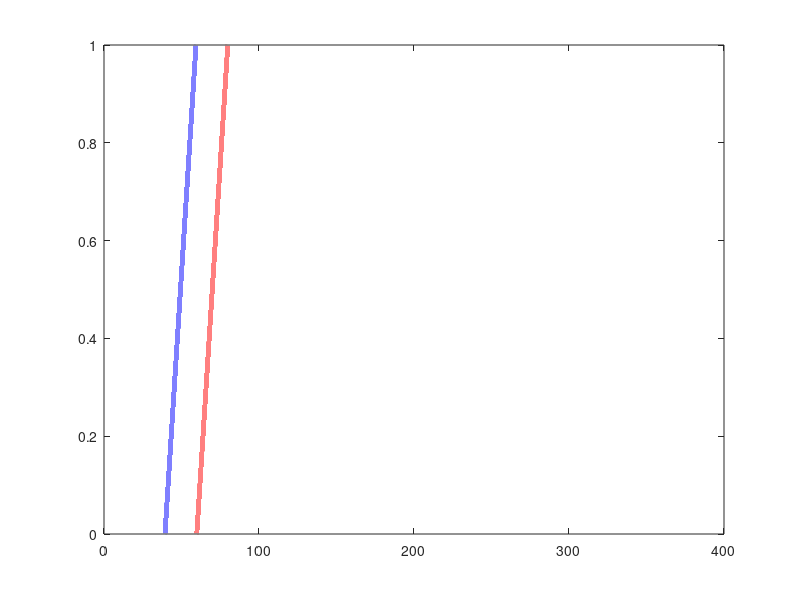

The MATLAB source for this figure: (Note: this script raises an error after producing the figure.)
%Define discretization needed for simulation
delta = 10^(-4); %time and activation_function discretization
activ_interval = 0:delta:1; 
%% ---------------------------ACTIVATION FUNCTION--------------------------
%excitatory activation function definition
alpha_e = 0.21;
beta_e = -25;
activ_output_e = @(x)(alpha_e*subplus(x-beta_e))

%inhibitory activation function definition
alpha_i = 0.60;
beta_i = 75;
activ_output_i = @(x)(alpha_i*subplus(x-beta_i))
%% --------------------------COMMON PARAMETERS-----------------------------
%Time interval
tspan = [0,20000];
        
%System parameters
wee = 10;
wei = 1.5;
wie = 9;
wii = 0.5;

%Provisional values
tau_e = 150;
tau_i = 320;
tau_ae = 1500;
tau_ai = 500;
tau_sde = 250; 
tau_sdi = 250;
tau_sfe = 30; 
tau_sfi = 30;


%Mass matrix for ode integrator
Mass = [tau_e 0 0 0 0 0 0 0;0 tau_i 0 0 0 0 0 0;0 0 tau_ae 0 0 0 0 0;0 0 0 tau_ai 0 0 0 0; 0 0 0 0 tau_sde 0 0 0; 0 0 0 0 0 tau_sdi 0 0; 0 0 0 0 0 0 tau_sfe 0; 0 0 0 0 0 0 0 tau_sfi];
opts = odeset('Mass',Mass);


%External intputs
Iext_e = 0;
Iext_i = 0;
Je=10;
Ji=3.5;

%GENERAL fD+fF parameters
%========== THE USER CAN CHANGE THESE PARAMTERS FOR SIMULATIONS ===========
%Probability of release facilitation
P0 = 0.7;
%Depression and Facilitation factors
fd=0.9;
ff=0.5;

%--------------------------Depression parameters---------------------------
%Auxiliar functions for depression steady-states
h_e = @(P0)(0.3+exp(-(4*(P0+0.09))));
h_i = @(P0)(exp(-0.36*P0));
FDefectiva_e = @(fd,P0)(h_e(P0)+(1-h_e(P0))*exp(10.8*(fd-1))); 
FDefectiva_i = @(fd,P0)(h_i(P0)+(1-h_i(P0))*exp(10*(fd-1)));
%Depression steady-state for current combination of fD,P0
fde = FDefectiva_e(fd,P0)-0.2*(1-ff).*(fd<1);
fdi = FDefectiva_i(fd,P0)-0.2*(1-ff).*(fd<1);

%Depression activation_function definition (low-pass filter)

%Depression threshold
theta_de = (fde)*150;
theta_di = (fdi)*65; 

Gde = @(x)(0.*(x<(theta_de-10))+(1/20)*(x-(theta_de-10)).*(x>=(theta_de-10) & x<(theta_de+10))+1.*(x>=(theta_de+10)));
Gdi = @(x)(0.*(x<(theta_di-10))+(1/20)*(x-(theta_di-10)).*(x>=(theta_di-10) & x<(theta_di+10))+1.*(x>=(theta_di+10)));
%Unset fsolve messages
%options = optimset('Display','off');
interval_G = 0:delta:400; 
h=figure()
plot(interval_G,Gde(interval_G),'LineWidth',4,'Color','r','DisplayName','G_{e}');
hold on;
plot(interval_G,Gdi(interval_G),'LineWidth',4,'Color','b','DisplayName','G_{i}');
ax = gca; 
ax.FontSize = 24;
legend('Location','southeast','NumColumns',2);
xlabel('r_k')
ylabel('G_k')
ylim([0,1])
hold off;

%--------------------------Facilitation parameters-------------------------

%Adjust bifurcation point fF^* depending on P0 and fD
%when this threshold is achieved s_Fe,s_Fi will have as steady state P0stf
thetaFD = @(P0,fD)(min(1,(((-0.4)/(0.9-0.1))*(P0-0.9)+exp(-5*(fD+((0.5)/(0.7-0.1))*P0-0.58)))));

%Auxiliary functions for facilitation steady-states
OY_e0 = @(P0)((1-0.72)*P0+0.72);
OY_e1 = @(P0)((1-0.82)*P0+0.82);
FFefectiva_e= @(P0,ff)((OY_e1(P0)-OY_e0(P0))*ff+OY_e0(P0));
OY_i = @(P0)(-0.15*P0+0.15);
FFefectiva_i = @(P0,ff)(P0+OY_i(P0)*ff);
%Facilitation steady-state for current combination of fF,P0
ffi = (FFefectiva_i(P0,ff)).*(ff>thetaFD(P0,fd))+P0.*(ff<=thetaFD(P0,fd));
ffe = (FFefectiva_e(P0,ff)).*(ff>thetaFD(P0,fd))+P0.*(ff<=thetaFD(P0,fd));


%Facilitation activation function definition(band-pass filter)

%Threshold definition
%Theta_fk_lower: Lower threshold for facilitation
theta_fe_lower = 2;
theta_fi_lower = 5;
%Theta_fk_upper: Higher threshold for facilitation
theta_fe_upper = (max((1/(3))*ff*theta_de,theta_fe_lower)).*(P0>=0.25 & fd<1)+(200).*(P0<0.25 | fd==1);
theta_fi_upper = (max((1/(3))*ff*theta_di,theta_fi_lower)).*(P0>=0.25 & fd<1)+(300).*(P0<0.25 | fd==1);
%Facilitation activation function definition
Gfi = @(x)(((1/theta_fi_lower)*x).*(x<theta_fi_lower)+(1/theta_fi_lower)*theta_fi_lower.*(x>=theta_fi_lower & x<theta_fi_upper)+(-(1/150)*(x-theta_fi_upper)+(1/theta_fi_lower)*theta_fi_lower).*(x>=theta_fi_upper));
Gfe = @(x)(((1/theta_fe_lower)*x).*(x<theta_fe_lower)+(1/theta_fe_lower)*theta_fe_lower.*(x>=theta_fe_lower & x<theta_fe_upper)+(-(1/150)*(x-theta_fe_upper)+(1/theta_fe_lower)*theta_fe_lower).*(x>=theta_fe_upper));

interval_G = 0:delta:400; 
h=figure()
plot(interval_G,Gfe(interval_G),'LineWidth',4,'Color','r','DisplayName','G_{e}');
hold on;
plot(interval_G,Gfi(interval_G),'LineWidth',4,'Color','b','DisplayName','G_{i}');
ax = gca; 
ax.FontSize = 24;
legend('Location','southeast','NumColumns',2);
xlabel('r_k')
ylabel('G_{F_k}')
ylim([0,1])
hold off;
%% --------------------------  PARAMETERS PLOTS  --------------------------

%-----------Bifurcation point f_F^* ------------
P0_vector = [0,0.1:0.2:1,1];
h=figure()
for i=1:length(P0_vector)
    P0_current = P0_vector(i);
    thetaFDplot = @(fD)(min(1,(((-0.4)/(0.9-0.1))*(P0_current-0.9)+exp(-5*(fD+((0.5)/(0.7-0.1))*P0_current-0.58)))));
    plot(activ_interval,thetaFDplot(activ_interval),'LineWidth',4,'DisplayName',strcat('P0_{STF} = ',num2str(P0_current)));
    hold on;
end

ax = gca; 
ax.FontSize = 24;
h.Position = [100 150 800 400];
legend('Location','southwest','NumColumns',3,'FontSize',20);
xlabel('Depression factor f_D')
ylabel('Bif. Point f_F^*')
ylim([-0.8,1.1])
xticks([0,0.2,0.4,0.6,0.8,1])
hold off;

%-------------Equilibrium points ffe--------------
h=figure()
for i=1:length(P0_vector)
    fD_plot = 1; %Facilitation case
    P0_current = P0_vector(i);
    FFefectiva_e_plot= @(ff)((OY_e1(P0_current)-OY_e0(P0_current))*ff+OY_e0(P0_current));
    thetaFDplot = min(1,(((-0.4)/(0.9-0.1))*(P0_current-0.9)+exp(-5*(fD_plot+((0.5)/(0.7-0.1))*P0_current-0.58))));
    ffe = @(ff)((FFefectiva_e_plot(ff)).*(ff>thetaFDplot)+P0_current.*(ff<=thetaFDplot));
    plot(activ_interval,ffe(activ_interval),'LineWidth',4,'DisplayName',strcat('P0_{STF} = ',num2str(P0_current)));
    hold on
end

ax = gca; 
ax.FontSize = 24;
h.Position = [100 150 800 400];
legend('Location','southwest','NumColumns',3,'FontSize',20);
xlabel('Facilitation factor f_F')
ylabel('f_{Fe}')
ylim([-0.75,1.1])
yticks([0,0.2,0.4,0.6,0.8,1])
xticks([0,0.2,0.4,0.6,0.8,1])
hold off;


%-------------Equilibrium points ffi--------------
h=figure()
for i=1:length(P0_vector)
    fD_plot = 1; %Facilitation case
    P0_current = P0_vector(i);
    FFefectiva_i_plot = @(ff)(P0_current+OY_i(P0_current)*ff);
    thetaFDplot = min(1,(((-0.4)/(0.9-0.1))*(P0_current-0.9)+exp(-5*(fD_plot+((0.5)/(0.7-0.1))*P0_current-0.58))));
    ffi = @(ff)((FFefectiva_i_plot(ff)).*(ff>thetaFDplot)+P0_current.*(ff<=thetaFDplot));
    plot(activ_interval,ffi(activ_interval),'LineWidth',4,'DisplayName',strcat('P0_{STF} = ',num2str(P0_current)));
    hold on;
end

ax = gca; 
ax.FontSize = 24;
h.Position = [100 150 800 400];
legend('Location','southwest','NumColumns',3,'FontSize',20);
xlabel('Facilitation factor f_F')
ylabel('f_{Fi}')
ylim([-0.75,1.1])
yticks([0,0.25,0.5,0.75,1])
xticks([0,0.2,0.4,0.6,0.8,1])
hold off;


%-------------Equilibrium points fde--------------
h=figure()
for i=1:length(P0_vector)
    P0_current = P0_vector(i);
    FDefectiva_e_plot= @(fd)(h_e(P0_current)+(1-h_e(P0_current))*exp(10.8*(fd-1)));
    fde_current = @(fd)FDefectiva_e_plot(fd);
    plot(activ_interval,fde_current(activ_interval),'LineWidth',4,'DisplayName',strcat('P0_{STD} = ',num2str(P0_current)));
    hold on
end

ax = gca; 
ax.FontSize = 24;
h.Position = [100 150 800 400];
legend('Location','southwest','NumColumns',3,'FontSize',20);
xlabel('Depression factor f_D')
ylabel('f_{De}')
ylim([-0.25,1.1])
yticks([0,0.2,0.4,0.6,0.8,1])
xticks([0,0.2,0.4,0.6,0.8,1])
hold off;


%-------------Equilibrium points ffi--------------
h=figure()
for i=1:length(P0_vector)
    P0_current = P0_vector(i);
    FDefectiva_i_plot = @(fd)(h_i(P0_current)+(1-h_i(P0_current))*exp(10*(fd-1)));
    fdi_current = @(fd)FDefectiva_i_plot(fd);
    plot(activ_interval,fdi_current(activ_interval),'LineWidth',4,'DisplayName',strcat('P0_{STD} = ',num2str(P0_current)));
    hold on;
end

ax = gca; 
ax.FontSize = 24;
h.Position = [100 150 800 400];
legend('Location','southwest','NumColumns',3,'FontSize',20);
xlabel('Depression factor f_D')
ylabel('f_{Di}')
ylim([0.45,1.01])
yticks([0.5,0.6,0.7,0.8,0.9,1])
xticks([0,0.2,0.4,0.6,0.8,1])
hold off;
%% --------------------------  ODE INTEGRATION  ---------------------------
%Set initial condition
r0 = [0.5,0.5,0,0,1,1,P0,P0];

%Integrate system
[t,r] = ode45(@(t,r)ModelFunctionBothScaledDFA(t,r,wee,wii,wie,wei,Iext_e,Iext_i,activ_output_e,activ_output_i,Gde,Gdi,Je,Ji,fde,fdi,Gfe,Gfi,ffe,ffi,P0),tspan,r0,opts);
%% -------------------------------  PLOTS  --------------------------------
dr_e = @(r_e,r_i)((1/tau_e)*(-r_e+activ_output_e(fde*ffe*wee*r_e-fdi*ffi*wei*r_i+Iext_e)));
dr_i = @(r_e,r_i)((1/tau_i)*(-r_i+activ_output_i(-fdi*ffi*wii*r_i+fde*ffe*wie*r_e+Iext_i)));
%Define vector field meshgrid
spacing = 5;
[R_E,R_I] = meshgrid(-200:spacing:405);

%Figure 1: Plot nullclines with se=fde/si=fdi, vector field and system
%trajectory
h=figure()
quiver(R_E,R_I,dr_e(R_E,R_I),dr_i(R_E,R_I),'Color',[.7 .7 .7],'LineWidth',2,'DisplayName','VectorField');
hold on;
fimplicit(dr_e,'LineWidth',4,'Color','r','DisplayName','re-nullcline');
hold on;
fimplicit(dr_i,'LineWidth',4,'Color','b','DisplayName','ri-nullcline');
hold on;
plot(r(:,1),r(:,2),"Linewidth",4,'Color','k');
axis([min(r(:,1))-10 max(r(:,1))+10 min(r(:,2))-10 max(r(:,2))+10])
legend('vector field','re-nullcline','ri-nullcline','NumColumns',3,'Orientation','horizontal','Location','northoutside','Fontsize',20);
xlabel('r_e','FontSize',36);
ylabel('r_i','FontSize',36);
yticks([-100 0 100 200 300])
% current axes
ax = gca; 
ax.FontSize = 24;
%Uncomment the following line to save Figure in current folder
%saveas(h,strcat('.\fD', mat2str(fd),'ff',mat2str(ff),'P0_stf',mat2str(P0),'PhaseSpaceNullclines.png'),'png')

%Figure 2: Plot phase space excitatory and inhibitory population (re,ri) plane
h=figure()
plot(r(:,1),r(:,2),'-',"LineWidth",4,'Color','k');
hold on;
quiver(R_E,R_I,dr_e(R_E,R_I),dr_i(R_E,R_I),'Color',[.7 .7 .7],'LineWidth',2,'DisplayName','VectorField');
hold on;
xlabel('r_e','FontSize',48);
ylabel('r_i','FontSize',48);
% current axes
axis([min(r(:,1))-10 max(r(:,1))+10 min(r(:,2))-10 max(r(:,2))+10])
ax = gca; 
ax.FontSize = 36;
hold off;
%Uncomment the following line to save Figure in current folder
%saveas(h,strcat('.\fD', mat2str(fd),'ff',mat2str(ff),'P0_stf',mat2str(P0), 'PhaseSpace.png'),'png')

%Figure 3: Plot adaptation excitatory and inhibitory population 
h=figure()
plot(t/1000,r(:,3),'-',"LineWidth",4,'Color','r');
hold on;
plot(t/1000,r(:,4),'-',"LineWidth",4,'Color','b');
xlabel('Time t(s)','FontSize',48);
ylabel('Solution a(t)','FontSize',48);
%current axes
ylim([-10 max(max(r(:,3),max(r(:,4))))+10])
ax = gca; 
legend('a_e','a_i',"Location","northeast","Orientation",'horizontal','Fontsize',24)
ax.FontSize = 36;
h.Position = [100 150 800 400];
hold off;
%Uncomment the following line to save Figure in current folder
%saveas(h,strcat('.\fD', mat2str(fd),'ff',mat2str(ff),'P0_stf',mat2str(P0), 'Adaptation.png'),'png')

%Figure 4: Plot depression in excitatory and inhibitory population 
h=figure()
plot(t/1000,r(:,5),'-',"LineWidth",4,'Color',"#EDB120");
hold on;
plot(t/1000,r(:,6),'-',"LineWidth",4,'Color',"#7E2F8E");
hold on;
xlabel('Time t(s)','FontSize',48);
ylabel('Solution s_D(t)','FontSize',48);
% current axes
ylim([-0.01+min(min(r(:,5)),min(r(:,6))) max(max(r(:,5)),max(r(:,6)))+0.01])
ax = gca; 
ax.FontSize = 36;
h.Position = [100 100 800 400];
legend('s_{De}','s_{Di}',"Location","southeast","Orientation",'horizontal','Fontsize',24)
hold off;
%Uncomment the following line to save Figure in current folder
%saveas(h,strcat('.\fD', mat2str(fd),'ff',mat2str(ff),'P0_stf',mat2str(P0), 'Depression.png'),'png')

%Figure 5: Plot facilitation in excitatory and inhibitory population 
h=figure()
plot(t/1000,r(:,7),'-',"LineWidth",4,'Color',"#EDB120");
hold on;
plot(t/1000,r(:,8),'-',"LineWidth",4,'Color',"#7E2F8E");
hold on;
xlabel('Time t(s)','FontSize',48);
ylabel('Solution s_F(t)','FontSize',48);
% current axes
ylim([-0.01+min(min(r(:,7)),min(r(:,8))) max(max(r(:,7)),max(r(:,8)))+0.01])
ax = gca; 
ax.FontSize = 36;
h.Position = [100 100 800 400];
legend('s_{Fe}','s_{Fi}',"Location","northeast","Orientation",'horizontal','Fontsize',24)
%Uncomment the following line to save Figure in current folder
%saveas(h,strcat('.\fD', mat2str(fd),'ff',mat2str(ff),'P0_stf',mat2str(P0), 'Facilitation.png'),'png')

%Figure 6: Plot firing rate excitatory and inhibitory population 
h=figure()
plot(t/1000,r(:,1),'-',"LineWidth",4,'Color','r');
hold on;
plot(t/1000,r(:,2),'-',"LineWidth",4,'Color','b');
hold on;
xlabel('Time t(s)','FontSize',48);
ylabel('Solution r(t)','FontSize',48);
% current axes
ylim([-10 max(max(r(:,1)),max(r(:,2)))+10]);
ax = gca; 
ax.FontSize = 36;
h.Position = [100 100 800 400];
legend('r_e','r_i',"Location","northeast","Orientation",'horizontal','Fontsize',24)
%Uncomment the following line to save Figure in current folder
%saveas(h,strcat('.\fD', mat2str(fd),'ff',mat2str(ff),'P0_stf',mat2str(P0), 'FiringRate.png'),'png')
%% --------------------------  COMPLETE VIDEO  ----------------------------
%Define vector field meshgrid
spacing = 10;
[R_E,R_I] = meshgrid(-300:spacing:475);

%Define general figure
h = figure()
set(h,'Position',[100 100 2000 1500])

%Define speed for video
video_speed = 2;

for idx=1:length(t)
    clf;
    if mod(idx,video_speed)==0
        dr_e_t = @(r_e,r_i)((1/tau_e)*(-r_e+activ_output_e(r(idx,5)*r(idx,7)*wee*r_e-r(idx,6)*r(idx,8)*wei*r_i+Iext_e-r(idx,3))));
        dr_i_t = @(r_e,r_i)((1/tau_i)*(-r_i+activ_output_i(-r(idx,6)*r(idx,8)*wii*r_i+r(idx,5)*r(idx,7)*wie*r_e+Iext_i-r(idx,4))));
        F_e = @(r_e,r_i)(r(idx,5)*r(idx,7)*wee*r_e-r(idx,6)*r(idx,8)*wei*r_i+Iext_e-r(idx,3)-beta_e);
        F_i = @(r_e,r_i)(-r(idx,6)*r(idx,8)*wii*r_i+r(idx,5)*r(idx,7)*wie*r_e+Iext_i-r(idx,4)-beta_i);

        %Subplot (1,1) --> VectorField/PhaseSpace/Nullclines
        subplot(2,2,1);
        quiver(R_E,R_I,dr_e_t(R_E,R_I),dr_i_t(R_E,R_I),'Color',[.7 .7 .7],'LineWidth',2,'DisplayName','VectorField');
        hold on;
        fimplicit(dr_e_t,'LineWidth',4,'Color','r','DisplayName','re-nullcline');
        hold on;
        fimplicit(dr_i_t,'LineWidth',4,'Color','b','DisplayName','ri-nullcline');
        hold on;
        fimplicit(F_e,'LineWidth',4,'Color','k','DisplayName','Fe');
        hold on;
        fimplicit(F_i,'LineWidth',4,'Color','k','DisplayName','Fi');
        hold on;
        plot(r(idx,1),r(idx,2),'.',"MarkerSize",40,'Color','k');
        axis([-150 350 -300 475])
        xlabel('r_e','FontSize',36);
        ylabel('r_i','FontSize',36);
        yticks([-200 -100 0 100 200 300])
        title('Vector field and nullclines','FontSize',18);
    
        % current axes
        ax = gca; 
        ax.FontSize = 24;
        hold on;
    
        %Subplot (1,2) --> FiringRate
        subplot(2,2,2);
        %show time dependency r_e, r_i
        %excitatory
        re_idx = nan(1,length(t));
        re_idx(1:idx) = r(1:idx,1);
        re_idx(end) = r(end,1);
        %inhibitory
        ri_idx = nan(1,length(t));
        ri_idx(1:idx) = r(1:idx,2);
        ri_idx(end) = r(end,2);
        plot(t/1000,re_idx,'-',"LineWidth",4,'Color','r');
        hold on;
        plot(t/1000,ri_idx,'-',"LineWidth",4,'Color','b');
        hold on;
        title('Firing rate','FontSize',18);
        xlabel('Time t (s)','FontSize',24);
        ylabel('Solution r(t)','FontSize',24);
        % current axes
        ylim([-10 max(max(r(:,1)),max(r(:,2)))+10]);
        ax = gca; 
        ax.FontSize = 24;
    
        %Subplot (2,2) --> Depression
        subplot(2,2,3);
        %excitatory
        seD_idx = nan(1,length(t));
        seD_idx(1:idx) = r(1:idx,5);
        seD_idx(end) = r(end,5);
        %inhibitory
        siD_idx = nan(1,length(t));
        siD_idx(1:idx) = r(1:idx,6);
        siD_idx(end) = r(end,6);
        plot(t/1000,seD_idx,'-',"LineWidth",4,'Color',"#EDB120");
        hold on;
        plot(t/1000,siD_idx,'-',"LineWidth",4,'Color',"#7E2F8E");
        hold on;
        title('Depression','FontSize',18);
        xlabel('Time t (s)','FontSize',24);
        ylabel('Solution s_D(t)','FontSize',24);
        % current axes
        ylim([0.3 max(max(r(:,5)),max(r(:,6)))+0.1])
        ax = gca; 
        ax.FontSize = 24;
    
        %Subplot (2,1) --> Facilitation
        subplot(2,2,4);
        %excitatory
        se_idx = nan(1,length(t));
        se_idx(1:idx) = r(1:idx,7);
        se_idx(end) = r(end,7);
        %inhibitory
        si_idx = nan(1,length(t));
        si_idx(1:idx) = r(1:idx,8);
        si_idx(end) = r(end,8);
        plot(t/1000,se_idx,'-',"LineWidth",4,'Color',"#EDB120");
        hold on;
        plot(t/1000,si_idx,'-',"LineWidth",4,'Color',"#7E2F8E");
        hold on;
        title('Facilitation','FontSize',18);
        xlabel('Time t (s)','FontSize',24);
        ylabel('Solution s_F(t)','FontSize',24);
        % current axes
        ylim([P0 max(max(r(:,5)),max(r(:,6)))+0.1])
        ax = gca; 
        ax.FontSize = 24;
        
        sgtitle(strcat('f_D = ',num2str(fd),'; f_F = ',num2str(ff),'; P0_{STF} = ',num2str(P0)),'FontSize',40)
        drawnow;
        movieVector(floor(idx/video_speed)) = getframe(h);
        
    end
end

myWriter = VideoWriter(strcat('CompleteAnimationDepressionfD',num2str(fd),'FacilitationfF'),'MPEG-4')
myWriter.FrameRate = 4
open(myWriter)
writeVideo(myWriter,movieVector)
close(myWriter)
clear movieVector;
%% -----------------------  IMPROVED STABILITY VIDEO  ---------------------
%Define vector field meshgrid
spacing = 10;
[R_E,R_I] = meshgrid(-300:spacing:475);

%Define general figure
h = figure()
set(h,'Position',[100 100 2000 1500])

%Initialize solutions vectors
solspecificR1e = NaN(1,length(t));
solspecificR1i = NaN(1,length(t));
solspecificR2e = NaN(1,length(t));
solspecificR2i = NaN(1,length(t));
solspecificR4e = NaN(1,length(t));
solspecificR4i = NaN(1,length(t));

%Forward integration
%Mass matrix for ode integrator
tspanforwards = 0:0.01:500;
MassForward = [tau_e 0;0 tau_i];
optsForward = odeset('Mass',MassForward);

%Time-frozen system
for idx=1:length(t)
    clf;
    if mod(idx,video_speed)==0
        %Function definition
        dr_e_t = @(r_e,r_i)((1/tau_e)*(-r_e+activ_output_e(r(idx,5)*r(idx,7)*wee*r_e-r(idx,6)*r(idx,8)*wei*r_i+Iext_e-r(idx,3))));
        dr_i_t = @(r_e,r_i)((1/tau_i)*(-r_i+activ_output_i(-r(idx,6)*r(idx,8)*wii*r_i+r(idx,5)*r(idx,7)*wie*r_e+Iext_i-r(idx,4))));
        F_e = @(r_e,r_i)(r(idx,5)*r(idx,7)*wee*r_e-r(idx,6)*r(idx,8)*wei*r_i+Iext_e-r(idx,3)-beta_e);
        F_i = @(r_e,r_i)(-r(idx,6)*r(idx,8)*wii*r_i+r(idx,5)*r(idx,7)*wie*r_e+Iext_i-r(idx,4)-beta_i);
        dr = @(rvar)[(1/tau_e)*(-rvar(1)+activ_output_e(r(idx,5)*r(idx,7)*wee*rvar(1)-r(idx,6)*r(idx,8)*wei*rvar(2)+Iext_e-r(idx,3)));(1/tau_i)*(-rvar(2)+activ_output_i(-r(idx,6)*r(idx,8)*wii*rvar(2)+r(idx,5)*r(idx,7)*wie*rvar(1)+Iext_i-r(idx,4)))];

        %Forward integration - current solution

        %Set initial condition
        r0_forward = [r(idx,1), r(idx,2)];
        a_e = r(idx,3);
        a_i = r(idx,4);
        s_De = r(idx,5);
        s_Di = r(idx,6);
        s_Fe = r(idx,7);
        s_Fi = r(idx,8);

        %Integrate system
        [tforward1,rforward1] = ode45(@(t,r)DefProject8Dinto2D(t,r,wee,wii,wie,wei,Iext_e,Iext_i,activ_output_e,activ_output_i,s_De,s_Di,s_Fe,s_Fi,a_e,a_i),tspanforwards,r0_forward,optsForward);

        %Plot foward trajectory
        plot(rforward1(:,1),rforward1(:,2),'LineWidth',4,'Color',[.4 .4 .4],'LineStyle','-.')
        hold on;


        %1. Compute the solution in each region
        solspecificR1e_iter = 0;
        solspecificR1i_iter = 0;
        solspecificR2e_iter= (alpha_e*(beta_e-(Iext_e-r(idx,3))))/(alpha_e*wee*r(idx,5)*r(idx,7)-1);
        solspecificR2i_iter = 0;
        solspecificR4e_iter = (alpha_e*alpha_i*wei*r(idx,6)*r(idx,8)*(Iext_i-r(idx,4)-beta_i)-alpha_e*(alpha_i*wii*r(idx,6)*r(idx,8)+1)*(Iext_e-r(idx,3)-beta_e))/((alpha_e*wee*r(idx,5)*r(idx,7)-1)*(alpha_i*wii*r(idx,6)*r(idx,8)+1)-alpha_e*alpha_i*wie*r(idx,5)*r(idx,7)*wei*r(idx,6)*r(idx,8));
        solspecificR4i_iter = ((alpha_i*wie*r(idx,5)*r(idx,7))/(alpha_i*wii*r(idx,6)*r(idx,8)+1))*solspecificR4e_iter+(alpha_i*(Iext_i-r(idx,4)-beta_i))/(alpha_i*wii*r(idx,6)*r(idx,8)+1);
        
        %2. Save fixed point in each region
        if F_e(solspecificR1e_iter,solspecificR1i_iter)<0 && F_i(solspecificR1e_iter,solspecificR1i_iter)<0
            solspecificR1e(1,idx) = solspecificR1e_iter;
            solspecificR1i(1,idx) = solspecificR1i_iter;
        end
        if F_e(solspecificR2e_iter,solspecificR2i_iter)>=0 && F_i(solspecificR2e_iter,solspecificR2i_iter)<0
            solspecificR2e(1,idx) = solspecificR2e_iter;
            solspecificR2i(1,idx) = solspecificR2i_iter;
        end
        if F_e(solspecificR4e_iter,solspecificR4i_iter)>=0 && F_i(solspecificR4e_iter,solspecificR4i_iter)>=0
            solspecificR4e(1,idx) = solspecificR4e_iter;
            solspecificR4i(1,idx) = solspecificR4i_iter;
        end

        %Define subplots
    
        %VectorField/PhaseSpace/Nullclines/FixedPoints
        quiver(R_E,R_I,dr_e_t(R_E,R_I),dr_i_t(R_E,R_I),'Color',[.7 .7 .7],'LineWidth',2,'DisplayName','VectorField');
        hold on;
        fimplicit(dr_e_t,'LineWidth',4,'Color','r','DisplayName','re-nullcline');
        hold on;
        fimplicit(dr_i_t,'LineWidth',4,'Color','b','DisplayName','ri-nullcline');
        hold on;
        fimplicit(F_e,'LineWidth',4,'Color','k','DisplayName','Fe');
        hold on;
        fimplicit(F_i,'LineWidth',4,'Color','k','DisplayName','Fi');
        hold on
        %NOTE: Change idx for : to plot fixed point trajectory
        plot(solspecificR1e(1,idx),solspecificR1i(1,idx),'*',"MarkerSize",20,'Color',[.4 .4 .4],'LineWidth',4);
        hold on;
        plot(solspecificR2e(1,idx),solspecificR2i(1,idx),'*',"MarkerSize",20,'Color',[.4 .4 .4],'LineWidth',4);
        hold on;
        plot(solspecificR4e(1,idx),solspecificR4i(1,idx),'*',"MarkerSize",20,'Color',[.4 .4 .4],'LineWidth',4);
        hold on;
        plot(r(idx,1),r(idx,2),'.',"MarkerSize",40,'Color','k');
        axis([-150 350 -300 475])
        xlabel('r_e','FontSize',36);
        ylabel('r_i','FontSize',36);
        yticks([-200 -100 0 100 200 300])
        % current axes
        ax = gca; 
        ax.FontSize = 24;
        hold on;

        sgtitle(strcat('f_D = ',num2str(fd)),'FontSize',40)
        drawnow;
        movieVector(floor(idx/video_speed)) = getframe(h);
    

    end
end

myWriter = VideoWriter(strcat('ZoomAnimationDepressionfD',num2str(fd),'FacilitationfF'),'MPEG-4')
myWriter.FrameRate = 2
open(myWriter)
writeVideo(myWriter,movieVector)
close(myWriter)
%% ------------------- CHECKING FIXED POINTS EXPRESSION  ------------------

%Initialize vectors to save solution
solspecificR1e = NaN(1,length(t));
solspecificR1i = NaN(1,length(t));
solspecificR2e = NaN(1,length(t));
solspecificR2i = NaN(1,length(t));
solspecificR4e = NaN(1,length(t));
solspecificR4i = NaN(1,length(t));

%Initialize vectors to save eigenvalues
vaps_R1 = NaN(2,length(t));
vaps_R2 = NaN(2,length(t));
vaps_R4 = NaN(2,length(t));

for idx=1:length(t)
    %1. Initialize the function and input-output funftion
    F_e = @(r_e,r_i)(r(idx,5)*r(idx,7)*wee*r_e-r(idx,6)*r(idx,8)*wei*r_i+Iext_e-r(idx,3)-beta_e);
    F_i = @(r_e,r_i)(-r(idx,6)*r(idx,8)*wii*r_i+r(idx,5)*r(idx,7)*wie*r_e+Iext_i-r(idx,4)-beta_i);
    dr = @(rvar)[(1/tau_e)*(-rvar(1)+activ_output_e(r(idx,5)*r(idx,7)*wee*rvar(1)-r(idx,6)*r(idx,8)*wei*rvar(2)+Iext_e-r(idx,3)));(1/tau_i)*(-rvar(2)+activ_output_i(-r(idx,6)*r(idx,8)*wii*rvar(2)+r(idx,5)*r(idx,7)*wie*rvar(1)+Iext_i-r(idx,4)))];

    %2. Compute the Jacobian matrix and evaluate at the fixed point
    J = @(rvar_e,rvar_i)[(1/tau_e)*(-1+alpha_e*r(idx,5)*r(idx,7)*wee*hardlim(r(idx,5)*r(idx,7)*wee*rvar_e-r(idx,6)*r(idx,8)*wei*rvar_i+Iext_e-r(idx,3)-beta_e)) (1/tau_e)*(-alpha_e*r(idx,6)*r(idx,8)*wei*hardlim(r(idx,5)*r(idx,7)*wee*rvar_e-r(idx,6)*r(idx,8)*wei*rvar_i+Iext_e-r(idx,3)-beta_e)); (1/tau_i)*(alpha_i*r(idx,5)*r(idx,7)*wie*hardlim(-r(idx,6)*r(idx,8)*wii*rvar_i+r(idx,5)*r(idx,7)*wie*rvar_e+Iext_i-r(idx,4)-beta_i)) (1/tau_i)*(-1-alpha_i*r(idx,6)*r(idx,8)*wii*hardlim(-r(idx,6)*r(idx,8)*wii*rvar_i+r(idx,5)*r(idx,7)*wie*rvar_e+Iext_i-r(idx,4)-beta_i))]; 
    
    %1. Compute the solution in each region
    solspecificR1e_iter = 0;
    solspecificR1i_iter = 0;
    solspecificR2e_iter= (alpha_e*(beta_e-(Iext_e-r(idx,3))))/(alpha_e*wee*r(idx,5)*r(idx,7)-1);
    solspecificR2i_iter = 0;
    solspecificR4e_iter = (alpha_e*alpha_i*wei*r(idx,6)*r(idx,8)*(Iext_i-r(idx,4)-beta_i)-alpha_e*(alpha_i*wii*r(idx,6)*r(idx,8)+1)*(Iext_e-r(idx,3)-beta_e))/((alpha_e*wee*r(idx,5)*r(idx,7)-1)*(alpha_i*wii*r(idx,6)*r(idx,8)+1)-alpha_e*alpha_i*wie*r(idx,5)*r(idx,7)*wei*r(idx,6)*r(idx,8));
    solspecificR4i_iter = ((alpha_i*wie*r(idx,5)*r(idx,7))/(alpha_i*wii*r(idx,6)*r(idx,8)+1))*solspecificR4e_iter+(alpha_i*(Iext_i-r(idx,4)-beta_i))/(alpha_i*wii*r(idx,6)*r(idx,8)+1);
    
    %2. Save fixed point in each region
    if F_e(solspecificR1e_iter,solspecificR1i_iter)<0 && F_i(solspecificR1e_iter,solspecificR1i_iter)<0
        solspecificR1e(1,idx) = solspecificR1e_iter;
        solspecificR1i(1,idx) = solspecificR1i_iter;
        JsubsR1 = J(solspecificR1e_iter,solspecificR1i_iter);
        [veps,vaps] = eig(JsubsR1);
        vaps_R1(1,idx) = vaps(1,1);
        vaps_R1(2,idx) = vaps(2,2);
    end
    if F_e(solspecificR2e_iter,solspecificR2i_iter)>=0 && F_i(solspecificR2e_iter,solspecificR2i_iter)<0
        solspecificR2e(1,idx) = solspecificR2e_iter;
        solspecificR2i(1,idx) = solspecificR2i_iter;
        JsubsR2 = J(solspecificR2e_iter,solspecificR2i_iter);
        [veps,vaps] = eig(JsubsR2);
        vaps_R2(1,idx) = vaps(1,1);
        vaps_R2(2,idx) = vaps(2,2);
    end
    if F_e(solspecificR4e_iter,solspecificR4i_iter)>=0 && F_i(solspecificR4e_iter,solspecificR4i_iter)>=0
        solspecificR4e(1,idx) = solspecificR4e_iter;
        solspecificR4i(1,idx) = solspecificR4i_iter;
        JsubsR4 = J(solspecificR4e_iter,solspecificR4i_iter);
        [veps,vaps] = eig(JsubsR4);
        vaps_R4(1,idx) = vaps(1,1);
        vaps_R4(2,idx) = vaps(2,2);
    end
end
%% ----------------- PLOTING EQUILIBRIUM POINT EXPRESSION -----------------

%Equilibrium point R1
h1a=figure()
scatter(t/1000,solspecificR1e(1,:),60,'r','filled','o','MarkerFaceAlpha',0.3)
hold on;
scatter(t/1000,solspecificR1i(1,:),60,'b','filled','o','MarkerFaceAlpha',0.3)
xlabel('Time (s)','FontSize',36);
ylabel('Fixed point R_1','FontSize',36);
% current axes
ax = gca; 
ax.FontSize = 24;
h1a.Position = [100 100 800 400];
hold off;
%Uncomment the following line to save Figure in current folder
%saveas(h1a,strcat('.\fD', mat2str(fd),'ff',mat2str(ff),'P0_stf',mat2str(P0),'SolR1.png'),'png')

%Equilibrium point R2
h2a=figure()
scatter(t/1000,solspecificR2e(1,:),60,'r','filled','o','MarkerFaceAlpha',0.3)
hold on;
scatter(t/1000,solspecificR2i(1,:),60,'b','filled','o','MarkerFaceAlpha',0.3)
xlabel('Time (s)','FontSize',36);
ylabel('Fixed point R_2','FontSize',36);
% current axes
ax = gca; 
ax.FontSize = 24;
h2a.Position = [100 100 800 400];
hold off;
%Uncomment the following line to save Figure in current folder
%saveas(h2a,strcat('.\fD', mat2str(fd),'ff',mat2str(ff),'P0_stf',mat2str(P0),'SolR2.png'),'png')

%Equilibrium point R4
h3a=figure()
scatter(t/1000,solspecificR4e(1,:),60,'r','filled','o','MarkerFaceAlpha',0.3)
hold on;
scatter(t/1000,solspecificR4i(1,:),60,'b','filled','o','MarkerFaceAlpha',0.3)
xlabel('Time (s)','FontSize',36);
ylabel('Fixed point R_4','FontSize',36);
% current axes
ax = gca; 
ax.FontSize = 24;
h3a.Position = [100 100 800 400];
hold off;
%Uncomment the following line to save Figure in current folder
%saveas(h3a,strcat('.\fD', mat2str(fd),'ff',mat2str(ff),'P0_stf',mat2str(P0),'SolR4.png'),'png')

heig = figure()
%eigenvalues
R1color = [0.6350 0.0780 0.1840]; %magenta
R2color = [0.9290 0.6940 0.1250]; %groc
R4color = [0.4940 0.1840 0.5560]; %lila
scatter(t/1000,vaps_R1(1,:),60,R1color,'filled','o','MarkerFaceAlpha',0.3)
hold on;
scatter(t/1000,vaps_R1(2,:),60,R1color,'filled','o','MarkerFaceAlpha',0.3)
hold on;
scatter(t/1000,vaps_R2(1,:),60,R2color,'filled','o','MarkerFaceAlpha',0.3)
hold on;
scatter(t/1000,vaps_R2(2,:),60,R2color,'filled','o','MarkerFaceAlpha',0.3)
hold on;
scatter(t/1000,real(vaps_R4(1,:)),60,R4color,'filled','o','MarkerFaceAlpha',0.3)
hold on;
scatter(t/1000,real(vaps_R4(2,:)),60,R4color,'filled','o','MarkerFaceAlpha',0.3)
hold on;
yline(0,'Linewidth',4,'Color',[.3 .3 .3],'LineStyle','-.','Alpha',0.8)
hold off;
xlabel('Time (s)','FontSize',36);
ylabel('R(eigenvalue)','FontSize',36);
% current axes
ax = gca; 
ax.FontSize = 24;
heig.Position = [100 100 800 400];
hold off;
%Uncomment the following line to save Figure in current folder
%saveas(heig,strcat('.\fD', mat2str(fd),'ff',mat2str(ff),'P0_stf',mat2str(P0),'Eigenvalues.png'),'png')